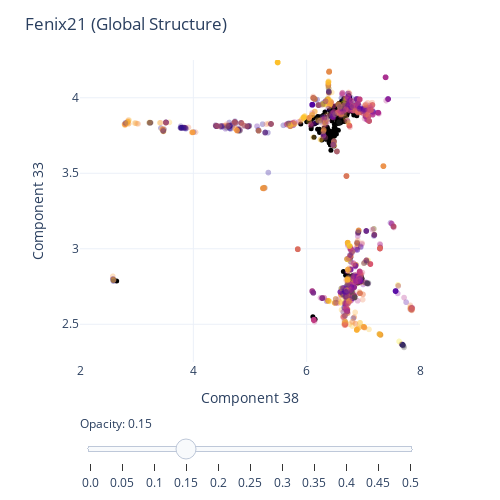

Notebook code cell kept with this figure:
### Markdown cell above
### n dimensions

### Code cell
# Highest-importance features (set var to easily change vis)
dim1 = "Component 38" # 31 38
dim2 = "Component 33" # 13 33

# Plot the training points
fig = px.scatter(
    data_frame = train_df,
    x = dim1,
    y = dim2, 
    color = "Media Cluster",
    hover_data = ["taxon_id", "Target", "KMeans Cluster"],
    opacity = 0.3
) 

# Add the test points as a scatter trace
fig.add_trace(
    go.Scatter(
        x=test_df[dim1],  # x coordinates
        y=test_df[dim2],  # y coordinates
        mode='markers',
        marker=dict(
            color='black',  
            size=5,  
            opacity=1.0 
        ),
        text=test_df["taxon_id"]  # marker hover text
    )
)

# Opacity slider
steps = []
for i in range(11):  # 0 to 1 in steps of 0.1
    step = dict(
        method="restyle",
        args=[{"marker.opacity": [i/20]}, [0]],  # Adjust opacity of the first trace only
        label=str(i/20)
    )
    steps.append(step)
sliders = [dict(
    active=3,  # initial value corresponding to opacity=0.3
    currentvalue={"prefix": "Opacity: "},
    pad={"t": 50},
    steps=steps
)]

# Make pretty
fig.update_coloraxes(showscale=False)
fig.update_layout(
    sliders=sliders,
    title="Fenix21 (Global Structure)", # Local => limit axis ranges
    template="plotly_white",
    showlegend=False,
    width=500, 
    height=500 #auotfit?
)

fig.update_yaxes(range=[2.25, 4.25])
fig.update_xaxes(range=[2, 8])

fig.show()

### Figure 1 — Plotly figure (JSON) as saved in the notebook; plotly's stock layout.template omitted (floating-point values rounded to 4 significant figures; data arrays with more than 128 entries replaced by an {"elided": "..."} marker saying what was removed)
{"data": [{"customdata": {"elided": "8464x3 mixed values"}, "hovertemplate": "Component 38=%{x}<br>Component 33=%{y}<br>taxon_id=%{customdata[0]}<br>Target=%{customdata[1]}<br>KMeans Cluster=%{customdata[2]}<br>Media Cluster=%{marker.color}<extra></extra>", "legendgroup": "", "marker": {"color": {"elided": "8464 int values"}, "coloraxis": "coloraxis", "opacity": 0.3, "symbol": "circle"}, "mode": "markers", "name": "", "showlegend": false, "type": "scattergl", "x": {"elided": "8464 float values"}, "xaxis": "x", "y": {"elided": "8464 float values"}, "yaxis": "y"}, {"marker": {"color": "black", "opacity": 1, "size": 5}, "mode": "markers", "text": {"elided": "247 str values"}, "type": "scatter", "x": {"elided": "247 float values"}, "y": {"elided": "247 float values"}}], "layout": {"coloraxis": {"colorbar": {"title": {"text": "Media Cluster"}}, "colorscale": [[0, "#0d0887"], [0.1111, "#46039f"], [0.2222, "#7201a8"], [0.3333, "#9c179e"], [0.4444, "#bd3786"], [0.5556, "#d8576b"], [0.6667, "#ed7953"], [0.7778, "#fb9f3a"], [0.8889, "#fdca26"], [1, "#f0f921"]], "showscale": false}, "height": 500, "legend": {"tracegroupgap": 0}, "margin": {"t": 60}, "showlegend": false, "sliders": [{"active": 3, "currentvalue": {"prefix": "Opacity: "}, "pad": {"t": 50}, "steps": [{"args": [{"marker.opacity": [0]}, [0]], "label": "0.0", "method": "restyle"}, {"args": [{"marker.opacity": [0.05]}, [0]], "label": "0.05", "method": "restyle"}, {"args": [{"marker.opacity": [0.1]}, [0]], "label": "0.1", "method": "restyle"}, {"args": [{"marker.opacity": [0.15]}, [0]], "label": "0.15", "method": "restyle"}, {"args": [{"marker.opacity": [0.2]}, [0]], "label": "0.2", "method": "restyle"}, {"args": [{"marker.opacity": [0.25]}, [0]], "label": "0.25", "method": "restyle"}, {"args": [{"marker.opacity": [0.3]}, [0]], "label": "0.3", "method": "restyle"}, {"args": [{"marker.opacity": [0.35]}, [0]], "label": "0.35", "method": "restyle"}, {"args": [{"marker.opacity": [0.4]}, [0]], "label": "0.4", "method": "restyle"}, {"args": [{"marker.opacity": [0.45]}, [0]], "label": "0.45", "method": "restyle"}, {"args": [{"marker.opacity": [0.5]}, [0]], "label": "0.5", "method": "restyle"}]}], "title": {"text": "Fenix21 (Global Structure)"}, "width": 500, "xaxis": {"anchor": "y", "domain": [0, 1], "range": [2, 8], "title": {"text": "Component 38"}}, "yaxis": {"anchor": "x", "domain": [0, 1], "range": [2.25, 4.25], "title": {"text": "Component 33"}}}}
